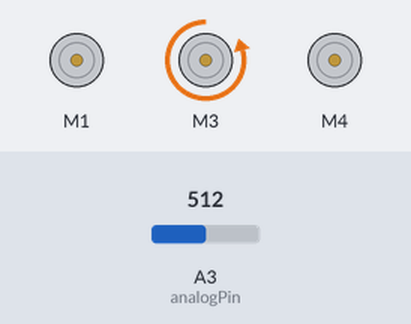
Bench run of a sketch on a simulated Arduino Uno, built with avr-gcc and run on an emulated ATmega328P. Parts: 3 × DC motor (green arrow = forward, orange = backward, longer = faster). The inputs (shaded band) are chosen by the test bench; at power-on: A3 (analogPin) = 512.

Above: at 2.3 s.
2.4 s: A3 (analogPin) set to 0
At 3.6 s:
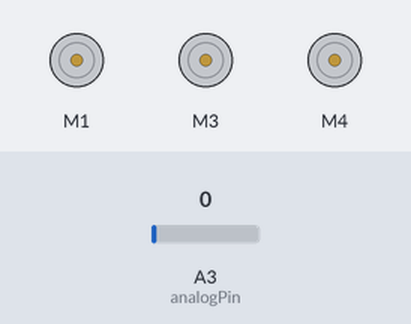
7.5 s: A3 (analogPin) set to 122
At 7.56 s:
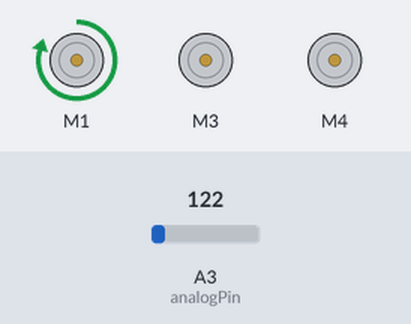
11.0 s: A3 (analogPin) set to 0
Timing chart, 0 to 68.6 s (numbered marks = the images above; inputs shaded):
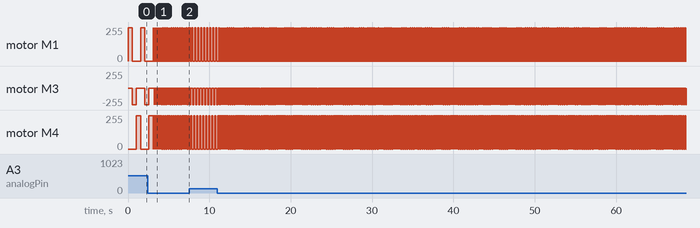

Measured:
- by itself, motor M1: moves between stopped and forward 250/255, repeating every 3.7 s
- by itself, motor M3: moves between backward 250/255 and stopped, repeating every 3.8 s
- by itself, motor M4: moves between stopped and forward 250/255, repeating every 3.5 s

The sketch:

ElectricMotor.ino
```cpp
/*
This is the pattern used for an electromagnetic motor I posted on Thingiverse.
// https://www.thingiverse.com/thing:2905906

Video here:
// https://youtu.be/nSAchBjz5uI

For use with the Adafruit Motor Shield v2

// http://www.adafruit.com/products/1438
*/

#include <Wire.h>
#include <Adafruit_MotorShield.h>

// Create the motor shield object with the default I2C address
Adafruit_MotorShield AFMS = Adafruit_MotorShield();

Adafruit_DCMotor *myMotor1 = AFMS.getMotor(1);
//Adafruit_DCMotor *myMotor2 = AFMS.getMotor(2);
Adafruit_DCMotor *myMotor3 = AFMS.getMotor(3);
Adafruit_DCMotor *myMotor4 = AFMS.getMotor(4);

int del = 0;

//connect 10K trimpot to analogpin 3 to control frequency of pattern.
int analogPin = 3;

//add var for analogpinread and possibly tweaking
int val = 0;

void setup() {
  Serial.begin(9600);// set up Serial library at 9600 bps

  AFMS.begin();  // create with the default frequency 1.6KHz

  myMotor1->setSpeed(250);
  myMotor3->setSpeed(250);
  myMotor4->setSpeed(250);
}

void loop() {

  val = analogRead(analogPin);
  //Serial.println(val);
  del = val;

  myMotor1->run(FORWARD);
  myMotor3->run(RELEASE);
  myMotor4->run(RELEASE);

  delay(del);

  myMotor1->run(RELEASE);
  myMotor3->run(BACKWARD);
  myMotor4->run(RELEASE);

  delay(del);

  myMotor1->run(RELEASE);
  myMotor3->run(RELEASE);
  myMotor4->run(FORWARD);

  delay(del);

}
```
